Frame 1 (no input): blank canvas, image omitted
Frame 60 (the mouse pressed at the canvas centre just before this capture): blank canvas, image omitted
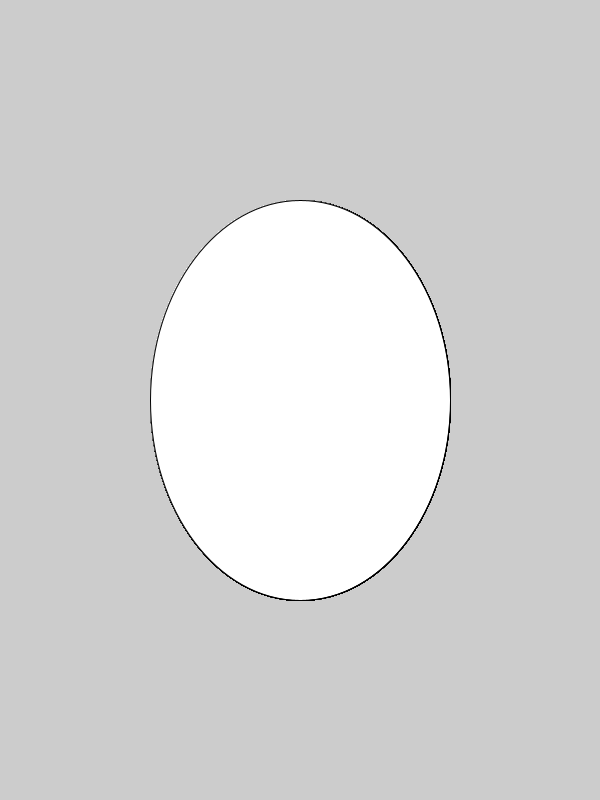
Frame 120 (the mouse held since frame 60 and released just before this capture)

The Processing sketch whose frames 1 and 60 were blank and that drew this single picture after the mouse press (run headless with seeded random() and noise(); from frame 60 on, the mouse is pressed at the canvas centre):

// Processing sketch: processing_55148
// ── processing_55148.pde

int prevX = 0;
int prevY = 0;



void setup(){
  size(600,800);
}

void draw(){ 
  ellipse(mouseX,mouseY,prevX,prevY);
  println(dist(mouseX,mouseY,prevX,prevY));
  prevX = mouseX;
  prevY = mouseY; 
}

void mouseReleased(){
  line(mouseX,mouseY,prevX,prevY);
  println(dist(mouseX,mouseY,prevX,prevY));
  prevX = mouseX;
  prevY = mouseY; 
}
